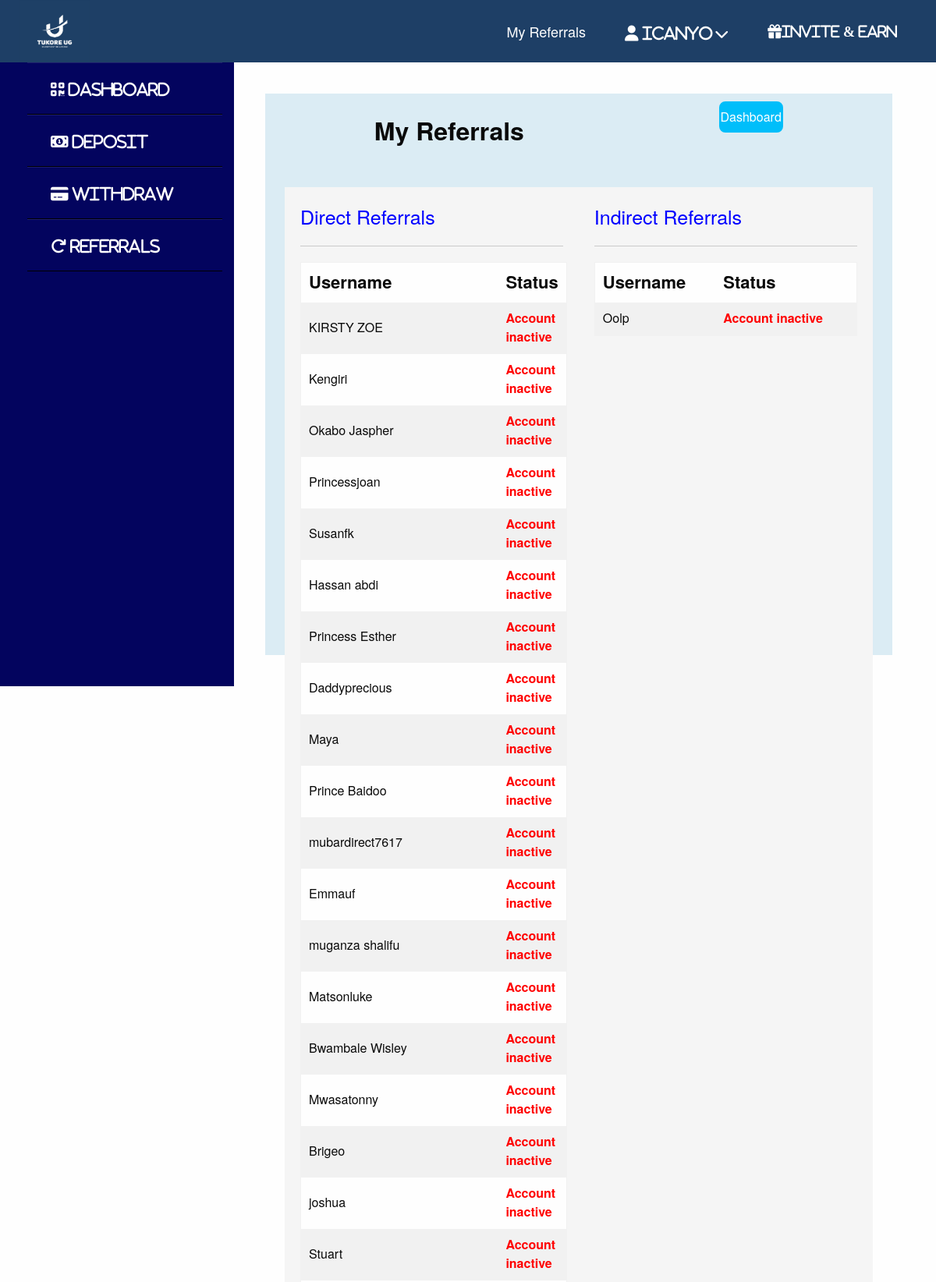
Page /dashboard/referrals (signed in, upper part) on the committed database.
### main/models.py (models this page shows, shortened)
class User(AbstractBaseUser, PermissionsMixin):
    username = models.CharField(max_length=254, blank=False, default='bosa')
    email = models.EmailField(max_length=254, unique=True)
    password = models.CharField(max_length=254,blank=False)
    paid = models.BooleanField(default=False)
    ref_code = models.CharField(max_length=12) #for generating the unique code.
    is_staff = models.BooleanField(default=False)
    is_superuser = models.BooleanField(default=False)
    now_admin = models.BooleanField(default=False)
    is_blocked = models.BooleanField(default=False)
    is_active = models.BooleanField(default=True)
    last_login = models.DateTimeField(null=True, blank=True)
    date_joined = models.DateTimeField(auto_now_add=True)
    ref_link = models.URLField()
    account_type = models.CharField(max_length=8, choices=Accounts,default="SILVER")
    total_deposits = models.PositiveIntegerField(default=0)
    total_withdraws = models.PositiveIntegerField(default=0)
    total_balance = models.PositiveIntegerField(default=0)
    total_profits = models.PositiveIntegerField(default=0)
    USERNAME_FIELD = 'email'
    EMAIL_FIELD = 'email'
    REQUIRED_FIELDS = ['username']
    objects = UserManager()
    class Meta:
        unique_together = ("username","email")#username and email should be unique

### main/views.py (the view)
# urls.py: path('dashboard/referrals', views.get_referrals, name="myrefs"),
def get_referrals(request):
    user = request.user
    exist = False
    try:
        parent_now = Parent.objects.get(user=user)
        children = [child.user for child in Child.objects.filter(parent=parent_now) ]
        grand_children = [k.grand_child.user for k in GrandParent.objects.filter(user=user)]
        exist = True
        return render(request, "main/referrals.html",
            {"user":user, "children":children,"exist":exist,"grand_children":grand_children}
        )
    except Parent.DoesNotExist:
        children = []
        grand_children = []
        print(children)
        return render(request, "main/referrals.html",
             {"user":user, "children":children,"exist":exist,"grand_children":grand_children}
        )
    return render(request, "main/referrals.html", {})

### main/templates/main/referrals.html
{% extends "main/base.html" %}
{% load static %}
{% block content %}
    <section>
        {% include "main/snippets/dashtop.html" with instance=user %}
        <div style="display:flex;flex-direction:row;">
            {% include "main/snippets/sidepanel.html" %}
            <div class="col col col" style="padding:40px;"
            >
                <div style="background-color: #DBECF4;
                    height: 90vh;width:98%;padding: 10px 20px;"
                >
                    <div class="jenji">
                        <h4>
                            My Referrals
                        </h4>
                        <a style="text-decoration:none;" href="{% url "main:dash" %}">
                            <button  style="background-color:#00befa;height: 40px;
                                border: 2px solid #00befa;border-radius: 8px;color: white;
                            ">
                                Dashboard
                            </button>
                        </a>
                    </div>
                    <div class="row" style="margin-top: 22px;padding:20px 20px;">
                        <div class="col-lg-6 col-md-6 col-sm-6 jago"
                            style="background-color:whitesmoke;padding: 20px;">
                            <h4 style="color:blue;">Direct Referrals</h4>
                            {% if exist %}
                                <table style="width:100%; padding:50px 100px;">
                                    <tr style="height:50px;font-size: 22px;">
                                        <th >Username</th>
                                        <th>Status</th>
                                    </tr>
                                    {% for user in children %}
                                        <tr>
                                            <td>{{ user.username }}</td>
                                            {% if user.paid %}
                                                <td style="color:green;font-weight: bold;">{{ user.account_type }}</td>
                                            {% else %}
                                                <td style="color:red;font-weight: bold;">Account inactive</td>
                                            {% endif %}
                                        </tr>
                                    {% endfor %}
                                    <hr>
                                </table>
                            {% else %}
                                <h7>No direct referrals yet </h7>
                            {% endif %}
                        </div>
                        <div class="col-lg-6 col-md-6 col-sm-6 jaga"
                            style="background-color:whitesmoke;padding: 20px;">
                            <h4 style="color:blue;">Indirect Referrals</h4>
                            {% if exist %}
                                <table style="width:100%; padding:50px 100px;">
                                    <tr style="height:50px;font-size: 22px;">
                                        <th >Username</th>
                                        <th>Status</th>
                                    </tr>
                                    {% for user in grand_children %}
                                        <tr>
                                            <td>{{ user.username }}</td>
                                            {% if user.paid %}
                                                <td style="color:green;font-weight: bold;">
                                                    {{ user.account_type }}
                                                </td>
                                            {% else %}
                                                <td style="color:red;font-weight: bold;">Account inactive</td>
                                            {% endif %}
                                        </tr>
                                    {% endfor %}
                                    <hr>
                                </table>
                            {% else %}
                                <h7>No Indirect referrals yet </h7>
                            {% endif %}
                        </div>
                    </div>
                </div>
            </div>
        </div>
    </section>
{% endblock %}

### main/templates/main/snippets/dashtop.html (shortened to what this page needs)
{% load staticfiles %}
{% load static %}
<header>
    <div class="header">
        <div class="logo">
            <a href="#">
                 <img src="{% static 'main/images/needed.png' %}"
                    alt="logo"
                    style="width:90px;height:80px;"
                />
            </a>
        </div>
        <div class="navigation">
            <ul class="menu">
                <li>
                    <a href="{% url  'main:myrefs' %}">
                        My Referrals
                    </a>
                </li>
                <li>
                    <a href="{% url "main:myprofile" %}">
                        <span style="font-size: 10px;">
                            <i class="fa fa-user fa-2x">
                                {{ instance.username }}
                            </i>
                        </span>
                       <span>
                            <i class="fa fa-chevron-down"
                                style="margin-top: 8px;color:white;">
                            </i>
                       </span>
                    </a>
                </li>
                <li>
                    <a href="{% url 'main:sign' %}">
                       <i class="fa fa-gift fa-1x">INVITE & EARN</i>
                    </a>
                </li>
            </ul>
        </div>
    </div>
</header>

### main/static/main/css/style.css (style rules this page uses)
* { font-family:"Roboto"; margin: 0; padding: 0; box-sizing: border-box; }
.header { position: relative; width: 100%; display: flex; justify-content: space-between; align-items: center; background: #1E3F66; padding: 0 25px; transition: 0.3s; }
.logo a { display: block; }
.navigation { display: flex; justify-content: space-between; align-items:center; }
.menu { display: flex; justify-content: center; flex-direction: row; align-items: center; z-index: 1; transition: 0.5s; }
.menu li { list-style-type: none; }
.menu li a { color: #fff; text-decoration: none; display:block; padding:40px 25px; font-size: 18px; line-height: 1; transition: 0.3s; }

### main/templates/main/base.html (style rules this page uses)
* { font-family:"Roboto"; margin: 0; padding: 0; box-sizing: border-box; list-style-type:none; text-decoration:none; }
.header { position: relative; width: 100%; display: flex; justify-content: space-between; background: #1E3F66; transition: 0.3s; height:80px; }
.navigation { display: flex; justify-content: space-between; align-items:center; }
.menu { display: flex; justify-content: center; flex-direction: row; align-items: center; z-index: 1; transition: 0.5s; }
.menu li { list-style-type: none; }
.menu li a { color: #fff; text-decoration: none; display:block; padding:40px 25px; font-size: 18px; line-height: 1; transition: 0.3s; }
@media screen and (min-width: 992px) { .jenji { display:flex; flex-direction:row; justify-content:space-around; } }
@media screen and (min-width: 992px) { .jenji h4 { font-size: 32px; margin-top: 15px; font-weight: bold; margin-right:10px; } }

### rows in the picture
User: username "Icanyo"
User: username "KIRSTY ZOE", paid "Account inactive"
User: username "Kengiri", paid "Account inactive"
User: username "Okabo Jaspher", paid "Account inactive"
User: username "Princessjoan", paid "Account inactive"
User: username "Susanfk", paid "Account inactive"
User: username "Hassan abdi", paid "Account inactive"
User: username "Princess Esther", paid "Account inactive"
User: username "Daddyprecious", paid "Account inactive"
User: username "Maya", paid "Account inactive"
User: username "Prince Baidoo", paid "Account inactive"
User: username "mubardirect7617", paid "Account inactive"
User: username "Emmauf", paid "Account inactive"
User: username "muganza shalifu", paid "Account inactive"
User: username "Matsonluke", paid "Account inactive"
User: username "Bwambale Wisley", paid "Account inactive"
User: username "Mwasatonny", paid "Account inactive"
User: username "Brigeo", paid "Account inactive"
User: username "joshua", paid "Account inactive"
User: username "Stuart", paid "Account inactive"
User: username "Oolp", paid "Account inactive"
